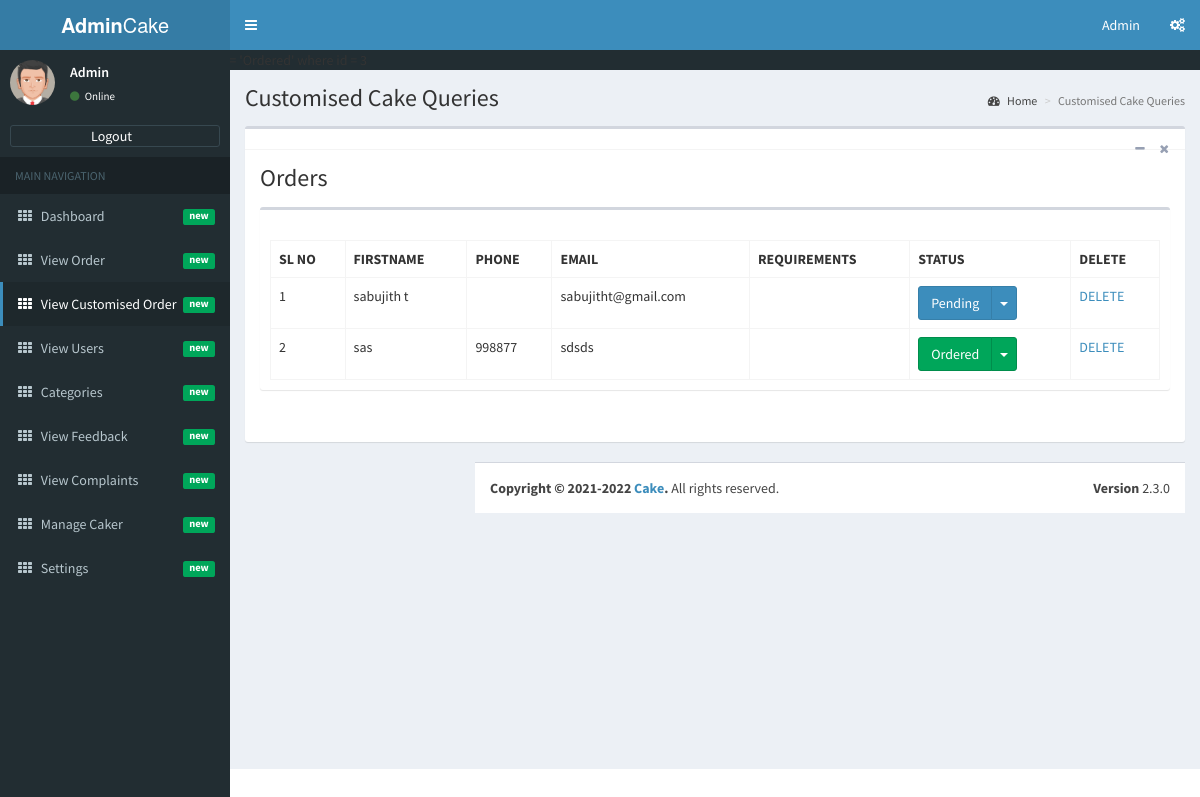
The app's page /admin/admin-view-customised-cake-orders.php?orderid=3&status=Ordered (signed in) with its own data.
### tables this page shows
CREATE TABLE IF NOT EXISTS `tbl_customised_cake` (
  `id` int(11) NOT NULL AUTO_INCREMENT,
  `firstname` varchar(100) NOT NULL,
  `phone` varchar(20) NOT NULL,
  `email` varchar(100) NOT NULL,
  `requirements` varchar(1000) NOT NULL,
  `status` varchar(20) NOT NULL DEFAULT 'Ordered',
  PRIMARY KEY (`id`)
);

### admin/admin-view-customised-cake-orders.php (the view, shortened to what this page needs)
<?php
if(isset($_SESSION['logged_in']) && !empty($_SESSION['logged_in']))
{
   include('dbconnection.php');
   require_once('admin-header.php');
if(isset($_GET['orderid']))
{
	$order_id = $_GET['orderid'];
	$status = $_GET['status'];
	$query = "update tbl_customised_cake set status = '$status' where id = $order_id";
	echo $query;
}
?>
<div class="content-wrapper">
        <section class="content-header">
          <h1>
            Customised Cake Queries
          </h1>
          <ol class="breadcrumb">
            <li><a href="index.php"><i class="fa fa-dashboard"></i> Home</a></li>
            <li class="active">Customised Cake Queries</li>
          </ol>
        </section>
        <section class="content">
          <div class="box box-default">
            <div class="box-header with-border">
              <div class="box-tools pull-right">
                <button class="btn btn-box-tool" data-widget="collapse"><i class="fa fa-minus"></i></button>
                <button class="btn btn-box-tool" data-widget="remove"><i class="fa fa-remove"></i></button>
              </div>
            </div>
        <section class="content-header">
          <h1>
            Orders
          </h1>
        </section>
        <section class="content">
          <div class="row">
            <div class="col-xs-12">
              <div class="box">
                <div class="box-header">
                </div>
                <div class="box-body">
              <table cellpadding="0" cellspacing="0" border="0" class="display table table-bordered" id="hidden-table-info">
<tbody>
<tr>
 <th>SL NO</th>
 <th>FIRSTNAME</th>
 <th>PHONE</th>
    <th>EMAIL</th>
    <th>REQUIREMENTS</th>
	<th>STATUS</th>
	<th>DELETE</th>
</tr>
<?php
$query = "select * from tbl_customised_cake";
$ret=mysqli_query($con,$query);
$cnt=1;
while ($row=mysqli_fetch_array($ret)) {
?>
<tr>
<td><?php echo $cnt; ?></td>
<td><?php  echo $row['firstname'];?></td>
<td><?php  echo $row['phone'];?></td>
<td><?php  echo $row['email'];?></td>
<td><?php  echo $row['requirements'];?></td>
<td>
 <div class="btn-group">
  <?php
						  $status = $row['status'];
						  if($status == 'Ordered')
						  {
							echo '<button type="button" class="btn btn-success">'.$row['status'].'</button>
                      <button type="button" class="btn btn-success dropdown-toggle" data-toggle="dropdown">';
						  }
						   if($status == 'Pending')
						  {
						  echo '<button type="button" class="btn btn-primary">'.$row['status'].'</button>
                      <button type="button" class="btn btn-primary dropdown-toggle" data-toggle="dropdown">';
						  }
						  ?>
                       <span class="caret"></span>
                      </button>
                    </div>
</td>
<td><a href=<?php echo "admin-view-customised-cake-orders.php?deleteid=".$row['id'];?>>DELETE</a></td>
</tr>
<?php
$cnt=$cnt+1;
}?>
</tbody>
</table>
                </div>
              </div>
            </div>
          </div>
        </section>
      </div>
<?php
require_once('admin-footer.php');
 }
else
{
 header("location:admin-login.php");
}
?>

### records on screen
tbl_customised_cake: firstname "sabujith t", email "sabujitht@gmail.com", status "Pending"
tbl_customised_cake: firstname "sas", phone "998877", email "sdsds", status "Ordered"

### other values on screen
$query "update tbl_customised_cake set status = 'Ordered' where id = 3"
